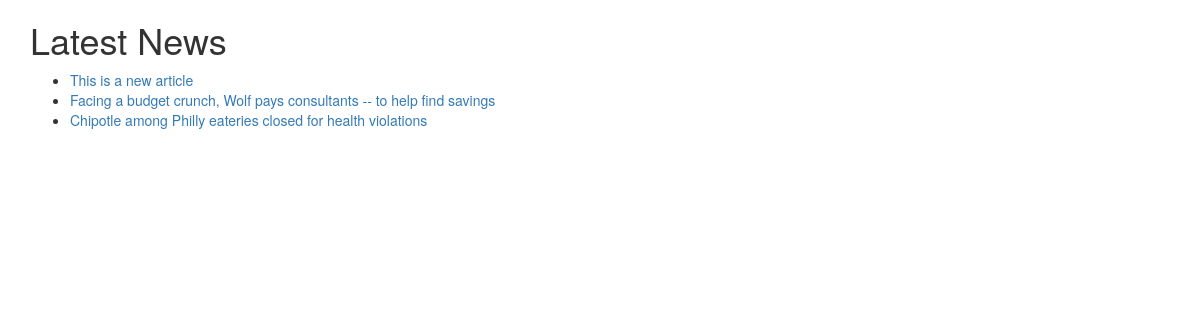
The page / on the database its author committed.
### news/models.py (models this page shows, shortened)
class Article(TimeStampedModel):
    author = models.ForeignKey(Author, null=True, blank=True)
    title = models.CharField(max_length=150, null=True, blank=True)
    body = models.TextField(null=True, blank=True)
    publish = models.BooleanField(default=False)
    class Meta:
        db_table = 'article'

### news/views.py (the view)
# urls.py: url(r'^$', show_list, name='show_list'),
def show_list(request):
	if not request.user.is_authenticated():
		articles = Article.objects.filter(publish=True).order_by('-created')
	else:
		articles = Article.objects.all().order_by('-created')
	template_name = "list.html"
	context = {
		'articles': articles
	}
	return render(request, template_name, context)

### news/templates/list.html (shortened to what this page needs)
{% extends "base.html" %}
{% block content %}
    <div class="container">
    	<h1>Latest News</h1>
    	<ul>
        {% for article in articles %}
        <li>
            <a href="view/{{ article.id }}">{{ article.title }}</a>
        </li>
        {% endfor %}
        </ul>
    </div>
{% endblock %}

### rows shown on the page
Article: title "This is a new article"
Article: title "Facing a budget crunch, Wolf pays consultants -- to help find savings"
Article: title "Chipotle among Philly eateries closed for health violations"
